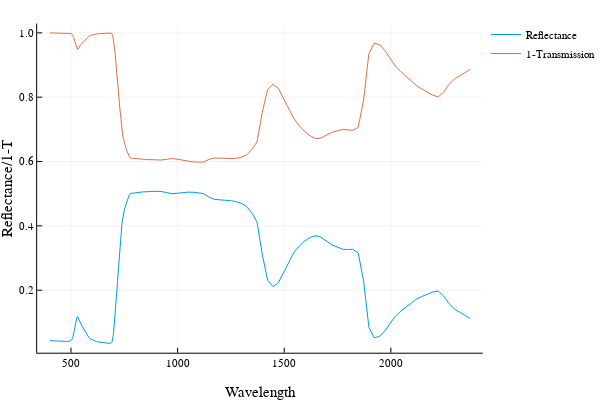

Source (notebook cell):
### Code cell
plot(FluspectMod.lambda, RT[:,1], xlabel="Wavelength", ylabel="Reflectance/1-T", label="Reflectance")
plot!(FluspectMod.lambda, 1 .-RT[:,2], xlabel="Wavelength", ylabel="Reflectance/1-T", label="1-Transmission")

### Figure 1 — Plotly figure (JSON) as saved in the notebook; plotly's stock layout.template omitted (floating-point values rounded to 4 significant figures; data arrays with more than 128 entries replaced by an {"elided": "..."} marker saying what was removed)
{"data": [{"colorbar": {"title": ""}, "hoverinfo": "text", "legendgroup": "Reflectance", "line": {"color": "rgba(0, 154, 250, 1.000)", "dash": "solid", "shape": "linear", "width": 1}, "mode": "lines", "name": "Reflectance", "showlegend": true, "text": {"elided": "287 null values"}, "type": "scatter", "x": {"elided": "287 float values"}, "xaxis": "x1", "y": {"elided": "287 float values"}, "yaxis": "y1", "zmax": 0.1, "zmin": -0.1}, {"colorbar": {"title": ""}, "hoverinfo": "text", "legendgroup": "1-Transmission", "line": {"color": "rgba(227, 111, 71, 1.000)", "dash": "solid", "shape": "linear", "width": 1}, "mode": "lines", "name": "1-Transmission", "showlegend": true, "text": {"elided": "287 null values"}, "type": "scatter", "x": {"elided": "287 float values"}, "xaxis": "x1", "y": {"elided": "287 float values"}, "yaxis": "y1", "zmax": 0.1, "zmin": -0.1}], "layout": {"annotations": [], "height": 400, "legend": {"bgcolor": "rgba(255, 255, 255, 1.000)", "bordercolor": "rgba(0, 0, 0, 1.000)", "font": {"color": "rgba(0, 0, 0, 1.000)", "family": "sans-serif", "size": 11}, "tracegroupgap": 0, "x": 1, "y": 1}, "margin": {"b": 20, "l": 0, "r": 0, "t": 20}, "paper_bgcolor": "rgba(255, 255, 255, 1.000)", "plot_bgcolor": "rgba(255, 255, 255, 1.000)", "showlegend": true, "width": 600, "xaxis": {"anchor": "y1", "domain": [0.07647, 0.9934], "gridcolor": "rgba(0, 0, 0, 0.100)", "gridwidth": 0.5, "linecolor": "rgba(0, 0, 0, 1.000)", "mirror": false, "range": [341.4, 2431.0], "showgrid": true, "showline": true, "showticklabels": true, "tickangle": 0, "tickcolor": "rgb(0, 0, 0)", "tickfont": {"color": "rgba(0, 0, 0, 1.000)", "family": "sans-serif", "size": 11}, "tickmode": "array", "ticks": "inside", "ticktext": ["500", "1000", "1500", "2000"], "tickvals": [500, 1000, 1500, 2000], "title": "Wavelength", "titlefont": {"color": "rgba(0, 0, 0, 1.000)", "family": "sans-serif", "size": 15}, "type": "-", "visible": true, "zeroline": false, "zerolinecolor": "rgba(0, 0, 0, 1.000)"}, "yaxis": {"anchor": "x1", "domain": [0.07581, 0.9902], "gridcolor": "rgba(0, 0, 0, 0.100)", "gridwidth": 0.5, "linecolor": "rgba(0, 0, 0, 1.000)", "mirror": false, "range": [0.005746, 1.029], "showgrid": true, "showline": true, "showticklabels": true, "tickangle": 0, "tickcolor": "rgb(0, 0, 0)", "tickfont": {"color": "rgba(0, 0, 0, 1.000)", "family": "sans-serif", "size": 11}, "tickmode": "array", "ticks": "inside", "ticktext": ["0.2", "0.4", "0.6", "0.8", "1.0"], "tickvals": [0.2, 0.4, 0.6, 0.8, 1], "title": "Reflectance/1-T", "titlefont": {"color": "rgba(0, 0, 0, 1.000)", "family": "sans-serif", "size": 15}, "type": "-", "visible": true, "zeroline": false, "zerolinecolor": "rgba(0, 0, 0, 1.000)"}}}
